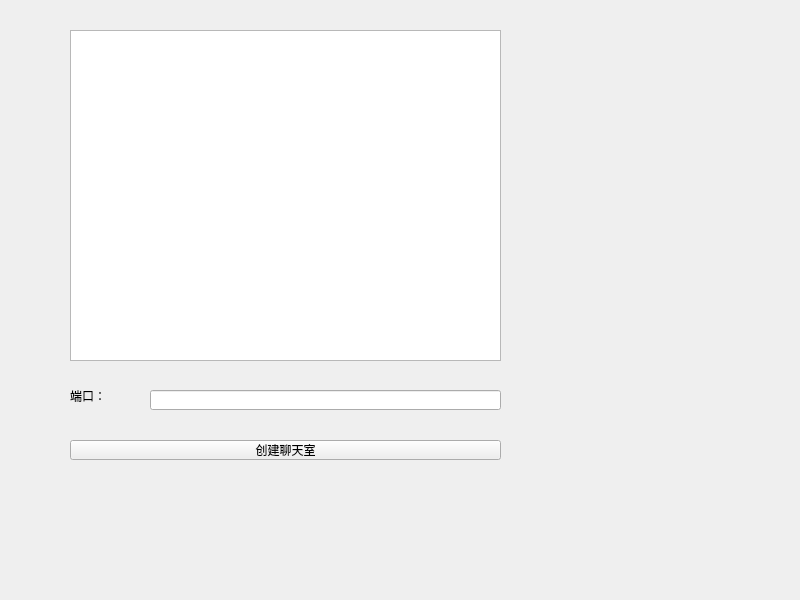
<?xml version="1.0" encoding="UTF-8"?>
<ui version="4.0">
 <class>Widget</class>
 <widget class="QWidget" name="Widget">
  <property name="geometry">
   <rect>
    <x>0</x>
    <y>0</y>
    <width>800</width>
    <height>600</height>
   </rect>
  </property>
  <property name="windowTitle">
   <string>Widget</string>
  </property>
  <widget class="QListWidget" name="listWidget">
   <property name="geometry">
    <rect>
     <x>70</x>
     <y>30</y>
     <width>431</width>
     <height>331</height>
    </rect>
   </property>
  </widget>
  <widget class="QLineEdit" name="lePort">
   <property name="geometry">
    <rect>
     <x>150</x>
     <y>390</y>
     <width>351</width>
     <height>20</height>
    </rect>
   </property>
  </widget>
  <widget class="QLabel" name="labPort">
   <property name="geometry">
    <rect>
     <x>70</x>
     <y>390</y>
     <width>54</width>
     <height>12</height>
    </rect>
   </property>
   <property name="text">
    <string>端口：</string>
   </property>
  </widget>
  <widget class="QPushButton" name="btnCreateRoom">
   <property name="geometry">
    <rect>
     <x>70</x>
     <y>440</y>
     <width>431</width>
     <height>20</height>
    </rect>
   </property>
   <property name="text">
    <string>创建聊天室</string>
   </property>
  </widget>
 </widget>
 <resources/>
 <connections/>
</ui>
